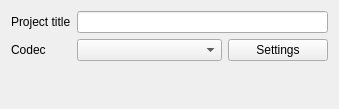
<?xml version="1.0" encoding="UTF-8"?>
<ui version="4.0">
 <class>BTProjectView</class>
 <widget class="QWidget" name="BTProjectView">
  <property name="geometry">
   <rect>
    <x>0</x>
    <y>0</y>
    <width>339</width>
    <height>109</height>
   </rect>
  </property>
  <property name="windowTitle">
   <string>Form</string>
  </property>
  <layout class="QFormLayout" name="formLayout_2">
   <item row="0" column="0">
    <widget class="QLabel" name="label">
     <property name="text">
      <string>Project title</string>
     </property>
    </widget>
   </item>
   <item row="0" column="1">
    <widget class="QLineEdit" name="proj_title_edit"/>
   </item>
   <item row="1" column="0">
    <widget class="QLabel" name="label_2">
     <property name="text">
      <string>Codec</string>
     </property>
    </widget>
   </item>
   <item row="1" column="1">
    <layout class="QHBoxLayout" name="horizontalLayout_2">
     <item>
      <widget class="QComboBox" name="codec_select"/>
     </item>
     <item>
      <widget class="QPushButton" name="codec_sett_btn">
       <property name="maximumSize">
        <size>
         <width>100</width>
         <height>16777215</height>
        </size>
       </property>
       <property name="text">
        <string>Settings</string>
       </property>
      </widget>
     </item>
    </layout>
   </item>
  </layout>
 </widget>
 <resources/>
 <connections/>
</ui>
